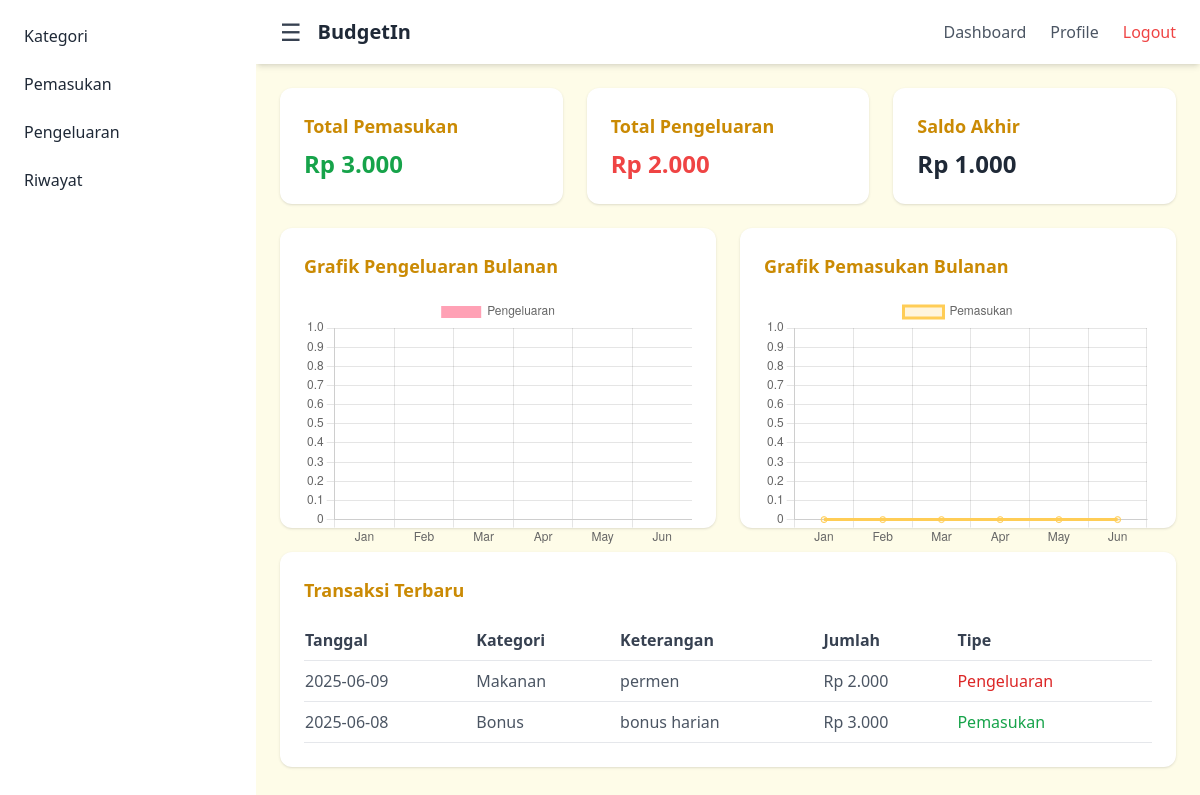
The app's page /pages/tables/riwayat.php (signed in) with its own data.
### tables this page shows
CREATE TABLE `kategori` (
  `id` int(11) NOT NULL,
  `nama_kategori` varchar(100) NOT NULL,
  `jenis` enum('pemasukan','pengeluaran') NOT NULL
);

### pages/tables/riwayat.php (the view, shortened to what this page needs)
<?php
include '../../config/koneksi.php';
$user_id = $_SESSION['user_id'];
$pemasukan_q = mysqli_query($conn, "SELECT SUM(jumlah) AS total FROM pemasukan WHERE user_id = $user_id");
$total_pemasukan = mysqli_fetch_assoc($pemasukan_q)['total'] ?? 0;
$pengeluaran_q = mysqli_query($conn, "SELECT SUM(jumlah) AS total FROM pengeluaran WHERE user_id = $user_id");
$total_pengeluaran = mysqli_fetch_assoc($pengeluaran_q)['total'] ?? 0;
$saldo = $total_pemasukan - $total_pengeluaran;
$riwayat_q = mysqli_query($conn, "
    SELECT r.*, k.nama_kategori
    FROM riwayat_transaksi r
    JOIN kategori k ON r.kategori_id = k.id
    WHERE r.user_id = $user_id
    ORDER BY r.tanggal DESC, r.id DESC
    LIMIT 5
");
?>
<!DOCTYPE html>
<html lang="en">
<head>
  <script src="https://cdn.tailwindcss.com"></script>
</head>
<body class="bg-white text-gray-800 overflow-x-hidden">
  <div class="flex min-h-screen">
    <?php include '../../components/sidebar.php'; ?>
    <div class="flex-1 flex flex-col overflow-hidden">
      <?php include '../../components/header.php'; ?>
      <main class="p-6 bg-yellow-50 flex-1 space-y-6 overflow-auto">
        <div class="grid grid-cols-1 md:grid-cols-3 gap-6">
          <div class="bg-white rounded-xl shadow p-6">
            <h2 class="text-lg font-semibold text-yellow-600 mb-2">Total Pemasukan</h2>
            <p class="text-2xl font-bold text-green-600">Rp <?= number_format($total_pemasukan, 0, ',', '.') ?></p>
          </div>
          <div class="bg-white rounded-xl shadow p-6">
            <h2 class="text-lg font-semibold text-yellow-600 mb-2">Total Pengeluaran</h2>
            <p class="text-2xl font-bold text-red-500">Rp <?= number_format($total_pengeluaran, 0, ',', '.') ?></p>
          </div>
          <div class="bg-white rounded-xl shadow p-6">
            <h2 class="text-lg font-semibold text-yellow-600 mb-2">Saldo Akhir</h2>
            <p class="text-2xl font-bold text-gray-800">Rp <?= number_format($saldo, 0, ',', '.') ?></p>
          </div>
        </div>
        <div class="grid grid-cols-1 md:grid-cols-2 gap-6">
          <div class="bg-white rounded-xl shadow p-6 h-[300px]">
            <h2 class="text-lg font-semibold text-yellow-600 mb-4">Grafik Pengeluaran Bulanan</h2>
            <canvas id="expenseChart"></canvas>
          </div>
          <div class="bg-white rounded-xl shadow p-6 h-[300px]">
            <h2 class="text-lg font-semibold text-yellow-600 mb-4">Grafik Pemasukan Bulanan</h2>
            <canvas id="incomeChart"></canvas>
          </div>
        </div>
        <div class="bg-white rounded-xl shadow p-6">
          <h2 class="text-lg font-semibold text-yellow-600 mb-4">Transaksi Terbaru</h2>
          <table class="w-full text-left">
            <thead>
              <tr class="text-gray-700 border-b">
                <th class="py-2">Tanggal</th>
                <th class="py-2">Kategori</th>
                <th class="py-2">Keterangan</th>
                <th class="py-2">Jumlah</th>
                <th class="py-2">Tipe</th>
              </tr>
            </thead>
            <tbody class="text-gray-600">
              <?php while ($row = mysqli_fetch_assoc($riwayat_q)): ?>
              <tr class="border-b">
                <td class="py-2"><?= htmlspecialchars($row['tanggal']) ?></td>
                <td class="py-2"><?= htmlspecialchars($row['nama_kategori']) ?></td>
                <td class="py-2"><?= htmlspecialchars($row['keterangan']) ?: '-' ?></td>
                <td class="py-2">
                  Rp <?= number_format($row['jumlah'], 0, ',', '.') ?>
                </td>
                <td class="py-2 capitalize text-<?= $row['tipe'] == 'pemasukan' ? 'green' : 'red' ?>-600">
                  <?= $row['tipe'] ?>
                </td>
              </tr>
              <?php endwhile; ?>
            </tbody>
          </table>
        </div>
      </main>
    </div>
  </div>
  <script>
    // Ini placeholder, nanti bisa diganti dengan data real-time dari PHP ke JS
    const chartOptions = {
      responsive: true,
      maintainAspectRatio: false,
      animation: false,
      scales: { y: { beginAtZero: true } }
    };
    new Chart(document.getElementById('expenseChart').getContext('2d'), {
      type: 'bar',
      data: {
        labels: ['Jan', 'Feb', 'Mar', 'Apr', 'May', 'Jun'],
        datasets: [{
          label: 'Pengeluaran',
          data: [0, 0, 0, 0, 0, 0],
          backgroundColor: 'rgba(255, 99, 132, 0.6)',
          borderRadius: 6
        }]
      },
      options: chartOptions
    });
    new Chart(document.getElementById('incomeChart').getContext('2d'), {
      type: 'line',
      data: {
        labels: ['Jan', 'Feb', 'Mar', 'Apr', 'May', 'Jun'],
        datasets: [{
          label: 'Pemasukan',
          data: [0, 0, 0, 0, 0, 0],
          borderColor: 'rgba(255, 205, 86, 1)',
          backgroundColor: 'rgba(255, 205, 86, 0.2)',
          tension: 0.4,
          fill: true
        }]
      },
      options: chartOptions
    });
  </script>
</body>
</html>

### components/sidebar.php
<aside id="sidebar" class="w-64 bg-white h-screen transition-all duration-300">
  <nav class="flex flex-col p-4 space-y-2">
    <a href="kategori.php" class="text-gray-800 hover:bg-yellow-200 p-2 rounded">Kategori</a>
    <a href="pemasukan.php" class="text-gray-800 hover:bg-yellow-200 p-2 rounded">Pemasukan</a>
    <a href="pengeluaran.php" class="text-gray-800 hover:bg-yellow-200 p-2 rounded">Pengeluaran</a>
    <a href="riwayat.php" class="text-gray-800 hover:bg-yellow-200 p-2 rounded">Riwayat</a>
  </nav>
</aside>

### components/header.php (shortened to what this page needs)
<header class="bg-white shadow-md p-4 flex items-center justify-between px-6 relative z-40">
  <div class="flex items-center gap-4">
    <button onclick="toggleSidebar()" class="text-2xl text-gray-700 hover:text-yellow-500">
      &#9776;
    </button>
    <h1 class="text-xl font-bold text-gray-800">BudgetIn</h1>
  </div>
  <nav class="flex items-center gap-6">
    <a href="riwayat.php" class="text-gray-600 hover:text-yellow-600 transition">Dashboard</a>
    <a href="profile.php" class="text-gray-600 hover:text-yellow-600 transition">Profile</a>
    <a href="logout.php" class="text-red-500 hover:text-red-600 font-medium transition">Logout</a>
  </nav>
</header>

### records on screen
kategori: tanggal "2025-06-09", nama_kategori "Makanan", keterangan "permen", jumlah "2.000", tipe "Pengeluaran"
kategori: tanggal "2025-06-08", nama_kategori "Bonus", keterangan "bonus harian", jumlah "3.000", tipe "Pemasukan"

### other values on screen
$total_pemasukan "3.000"
$total_pengeluaran "2.000"
$saldo "1.000"
